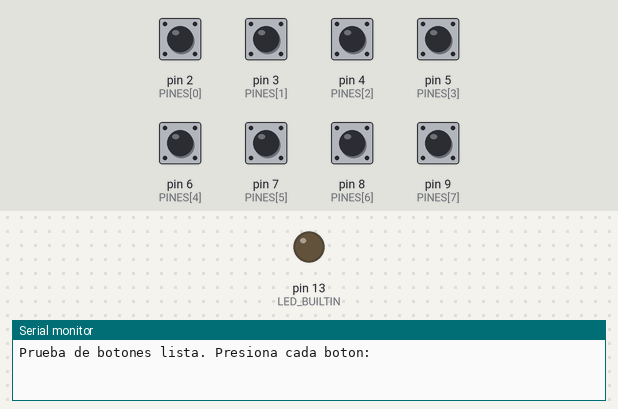
A sketch run on a simulated Arduino Uno, built with avr-gcc and run on an emulated ATmega328P. Shown: output pins drawn as LEDs (lit = HIGH), the last lines printed to the serial monitor. Inputs (shaded band) come from the test bench; at power-on: pin 2 (PINES[0]), pin 3 (PINES[1]), pin 4 (PINES[2]), pin 5 (PINES[3]), pin 6 (PINES[4]), pin 7 (PINES[5]), pin 8 (PINES[6]), pin 9 (PINES[7]) HIGH.

Above: at 2.7 s.
2.8 s: pin 2 (PINES[0]) pulled LOW for 0.15 s
At 2.88 s:
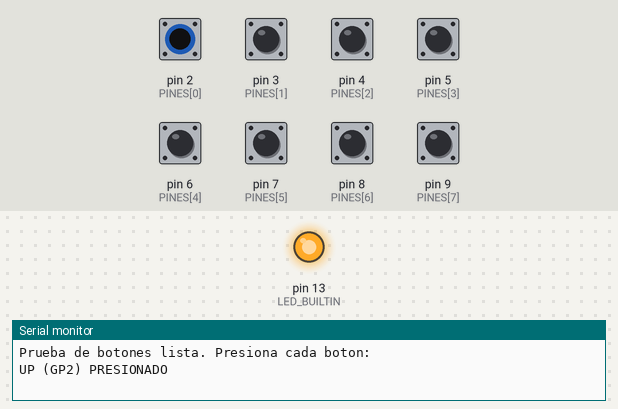
4.4 s: pin 3 (PINES[1]) pulled LOW for 0.15 s
At 5.7 s:
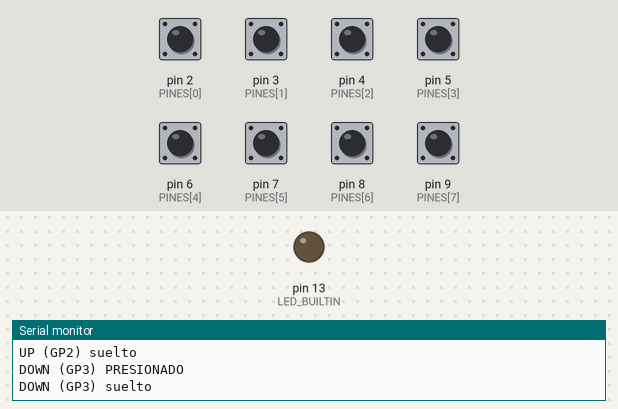
6.0 s: pin 4 (PINES[2]) pulled LOW for 0.15 s
At 6.08 s:
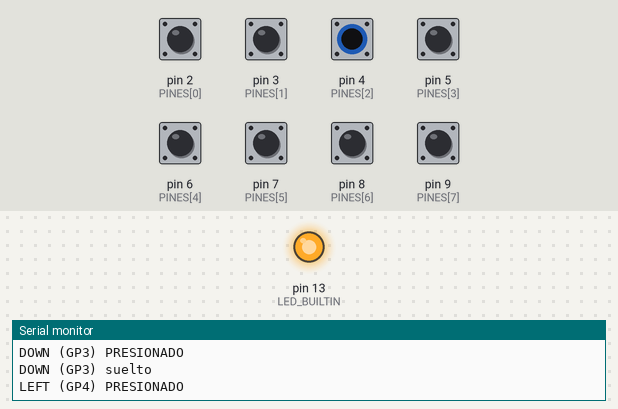
7.6 s: pin 5 (PINES[3]) pulled LOW for 0.15 s
At 8.1 s:
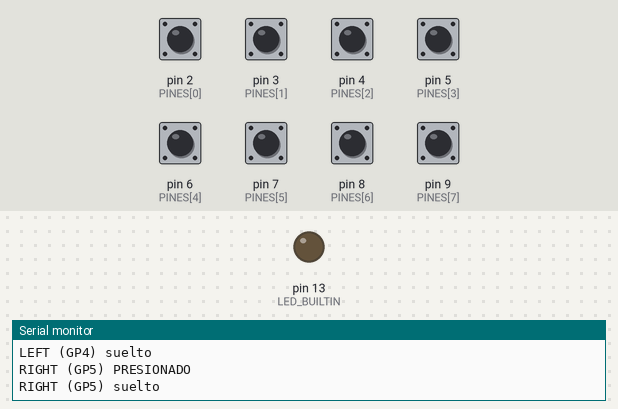
9.2 s: pin 6 (PINES[4]) pulled LOW for 0.15 s
At 9.28 s:
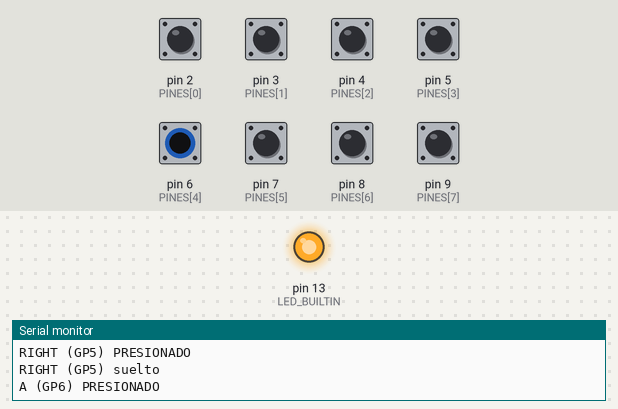
10.8 s: pin 7 (PINES[5]) pulled LOW for 0.15 s
At 11.7 s:
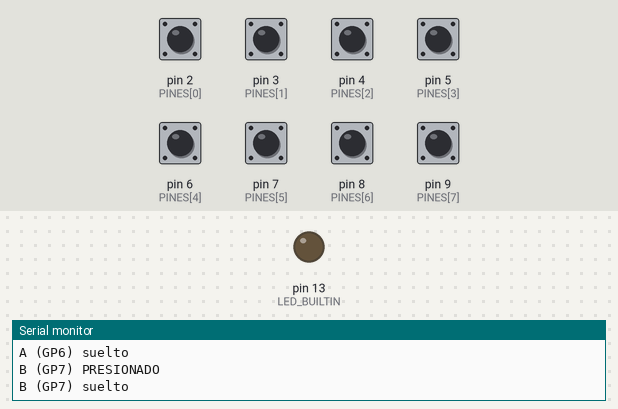
Timing chart, 0 to 13.4 s (numbered marks = the images above; inputs shaded):
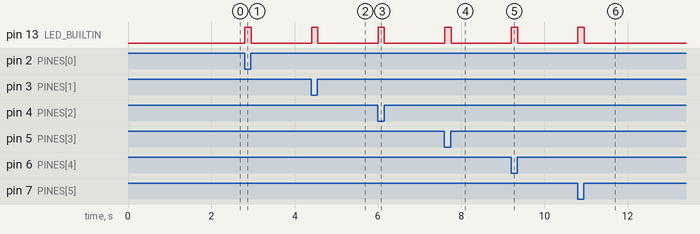

Measured:
- after the input at 2.8 s, pin 13 (LED_BUILTIN): LOW → HIGH at once, → LOW 0.15 s later
- after the input at 4.4 s, pin 13 (LED_BUILTIN): LOW → HIGH at once, → LOW 0.15 s later
- after the input at 6.0 s, pin 13 (LED_BUILTIN): LOW → HIGH at once, → LOW 0.15 s later
- after the input at 7.6 s, pin 13 (LED_BUILTIN): LOW → HIGH at once, → LOW 0.15 s later
- after the input at 9.2 s, pin 13 (LED_BUILTIN): LOW → HIGH at once, → LOW 0.15 s later
- after the input at 10.8 s, pin 13 (LED_BUILTIN): LOW → HIGH at once, → LOW 0.15 s later

The sketch:

prueba_1_botones.ino
```cpp
// G7 - Control proyecto 2 - PRUEBA 1: BOTONES
// Placa: Waveshare RP2350 Plus (Arduino-Pico de Earle Philhower)
// Monitor Serie a 115200: cada vez que presionas o sueltas un boton aparece en pantalla.
// Los botones van a GND, por eso se usan las resistencias pull-up internas: presionado = LOW.

const uint8_t PINES[8]   = {2, 3, 4, 5, 6, 7, 8, 9};
const char*   NOMBRES[8] = {"UP", "DOWN", "LEFT", "RIGHT", "A", "B", "MENU", "JOY_SW"};
bool anterior[8];

void setup() {
  Serial.begin(115200);
  pinMode(LED_BUILTIN, OUTPUT);
  for (int i = 0; i < 8; i++) {
    pinMode(PINES[i], INPUT_PULLUP);
    anterior[i] = false;
  }
  delay(1500);
  Serial.println("Prueba de botones lista. Presiona cada boton:");
}

void loop() {
  bool alguno = false;
  for (int i = 0; i < 8; i++) {
    bool presionado = (digitalRead(PINES[i]) == LOW);
    if (presionado) alguno = true;
    if (presionado != anterior[i]) {
      Serial.print(NOMBRES[i]);
      Serial.print(" (GP");
      Serial.print(PINES[i]);
      Serial.println(presionado ? ") PRESIONADO" : ") suelto");
      anterior[i] = presionado;
    }
  }
  digitalWrite(LED_BUILTIN, alguno);  // el LED de la placa se enciende mientras haya un boton presionado
  delay(10);                          // antirrebote simple
}
```
